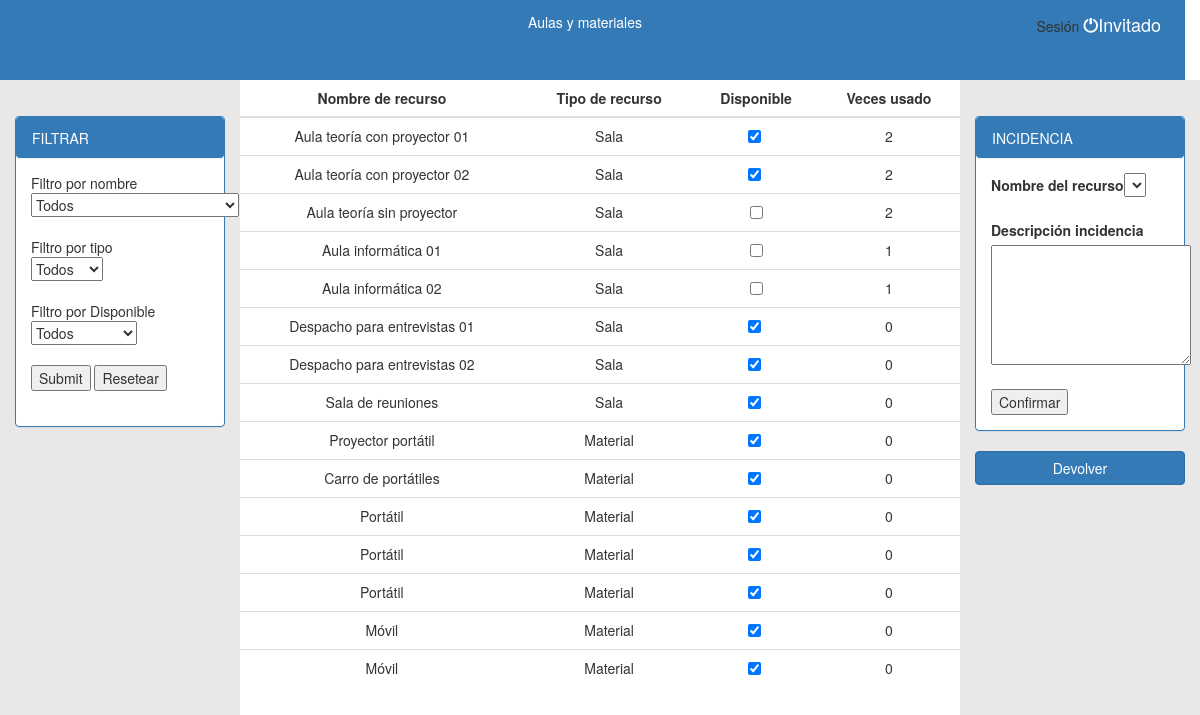
The page /Jorge/princi.php on the database as committed earlier.
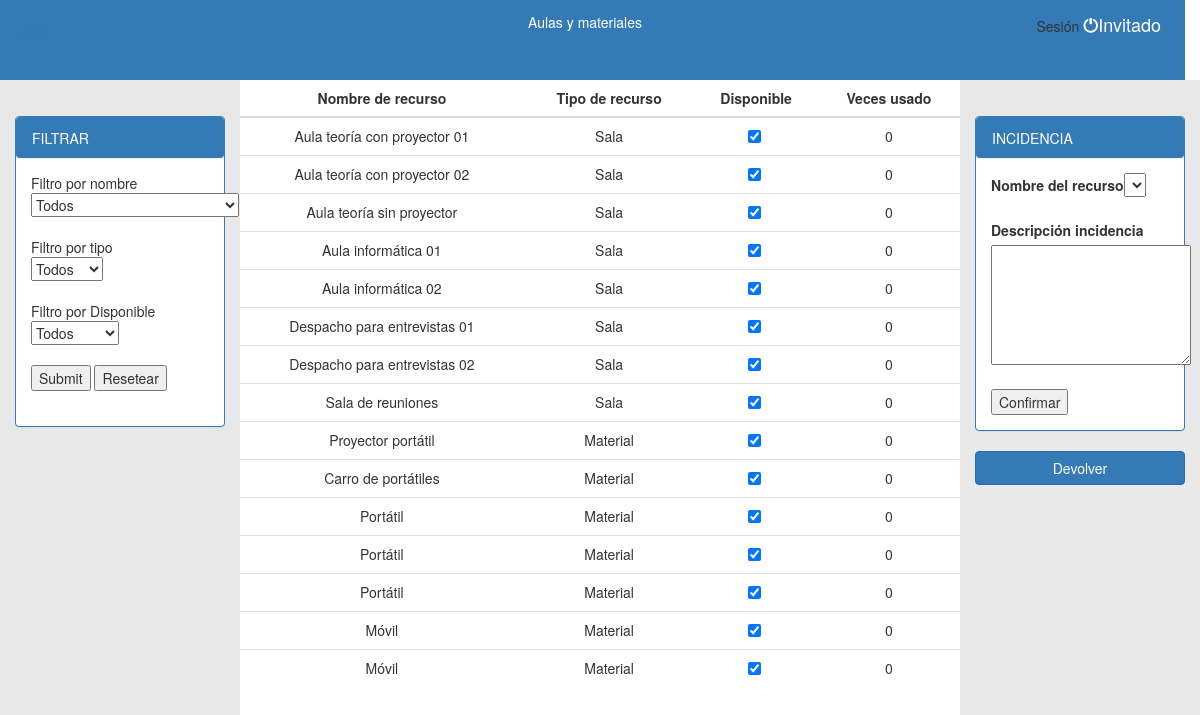
The same page on the database as committed later.
### tables this page shows
CREATE TABLE `tbl_recurso` (
  `idRecurso` int(4) NOT NULL,
  `nombreRecursos` varchar(35) DEFAULT NULL,
  `tipoRecursos` enum('Sala','Material') DEFAULT NULL,
  `Ocupado` tinyint(1) NOT NULL
);

### Jorge/princi.php (the view, shortened to what the changed rows need)
<!DOCTYPE html>
<html>
<head>
	<link rel="stylesheet" type="text/css" href="css/style.css">
	<link rel="stylesheet" href="https://maxcdn.bootstrapcdn.com/bootstrap/3.3.7/css/bootstrap.min.css">
</head>
<body>
		<?php
		$conexion=mysqli_connect("localhost", "root", "", "bd_empresa");
		if(!$conexion){
			echo "Error: No se pudo conectar a MySQL." . PHP_EOL;
			echo "errno de depuración: " . mysqli_connect_errno() . PHP_EOL;
			echo "error de depuración: " . mysqli_connect_error() . PHP_EOL;
			exit;
		} else {
			mysqli_query($conexion, "SET NAMES 'utf8'");
			if((isset($_REQUEST['devolver']))){
				?>
				<div id="contenedor_central">
					<table class="table">
						<thead>
							<tr>
								<th class="centro">Nombre de recurso</th>
								<th class="centro">Tipo de recurso</th>
								<th class="centro">Devolver</th>
							</tr>
						</thead>
						<tbody>
							<?php
							$k= "SELECT tbl_recurso.nombreRecursos,tbl_recurso.tipoRecursos,tbl_recurso.idRecurso from tbl_reserva inner join tbl_recurso where tbl_reserva.idRecurso = tbl_recurso.idRecurso and idUsuario = $_SESSION[idUsuario] and tbl_reserva.fechaLiberamiento is null";
							$rvis = mysqli_query($conexion, $k);
							if(mysqli_num_rows($rvis)>0){
								while($reserva = mysqli_fetch_array($rvis)){
									echo "<form action='principal.php' method='POST'>";
									echo "<tr class='filas'>";
									echo "<td>$reserva[nombreRecursos]</td>";
									echo "<td>$reserva[tipoRecursos]</td>";
									echo "<td>";
									echo "<button type='submit'name='devolverProducto' value='$reserva[idRecurso]' id='boton_devolver' class='btn btn-primary btn-block'>Devolver</button>";
									echo"</td>";
								}
								echo "<input type='hidden' name='devolver'>";
								echo "</form>";
							}
									}else{
										?>
										<div id="contenedor_central">
											<table class="table">
												<thead>
													<tr>
														<th class="centro">Nombre de recurso</th>
														<th class="centro">Tipo de recurso</th>
														<th class="centro">Disponible</th>
														<th class="centro">Veces usado</th>
													</tr>
												</thead>
												<tbody>
													<?php
													$q = "SELECT tbl_recurso.idRecurso ,tbl_recurso.nombreRecursos,tbl_recurso.tipoRecursos, tbl_recurso.Ocupado, count(tbl_reserva.idReserva) as veces_usado from tbl_recurso LEFT JOIN tbl_reserva on tbl_recurso.idRecurso = tbl_reserva.idRecurso group by tbl_recurso.idRecurso";
													$resultados = mysqli_query($conexion, $q);
													if(mysqli_num_rows($resultados)>0){
														$cont=0;
														while($reserva = mysqli_fetch_array($resultados)){
															echo "<form action='principal.php' method='REQUEST'>";
															echo "<tr class='filas'>";
															echo "<td>$reserva[nombreRecursos]</td>";
															echo "<td>$reserva[tipoRecursos]</td>";
															echo "<td>";
															echo "<div class='onoffswitch'>";
															if($reserva['Ocupado']==0){
																echo "<input type='checkbox' onChange='this.form.submit()' name='reserva' value='$reserva[idRecurso]' class='onoffswitch-checkbox' id='myonoffswitch$cont' checked> ";
															}else{
																echo "<input type='checkbox' onChange='this.form.submit()' name='reserva' value='$reserva[idRecurso]' class='onoffswitch-checkbox' id='myonoffswitch$cont'>";
															}
															echo "</div>";
															echo "<td>$reserva[veces_usado]</td>";
															echo "</tr>";
															echo "</form>";
															$cont++;
														}
													}
												}
											}
											?>
										</tbody>
									</table>
								</div>
							</body>
							</html>

Rows that differ between the two databases and show on the page:
computed for tbl_recurso "Aula teoría con proyector 01": reserva "2" → "0"
computed for tbl_recurso "Aula teoría con proyector 02": reserva "2" → "0"
changed tbl_recurso "Aula teoría sin proyector": reserva "2" → "0"; reserva "☐" → "☑"
changed tbl_recurso "Aula informática 01": reserva "1" → "0"; reserva "☐" → "☑"
changed tbl_recurso "Aula informática 02": reserva "1" → "0"; reserva "☐" → "☑"
